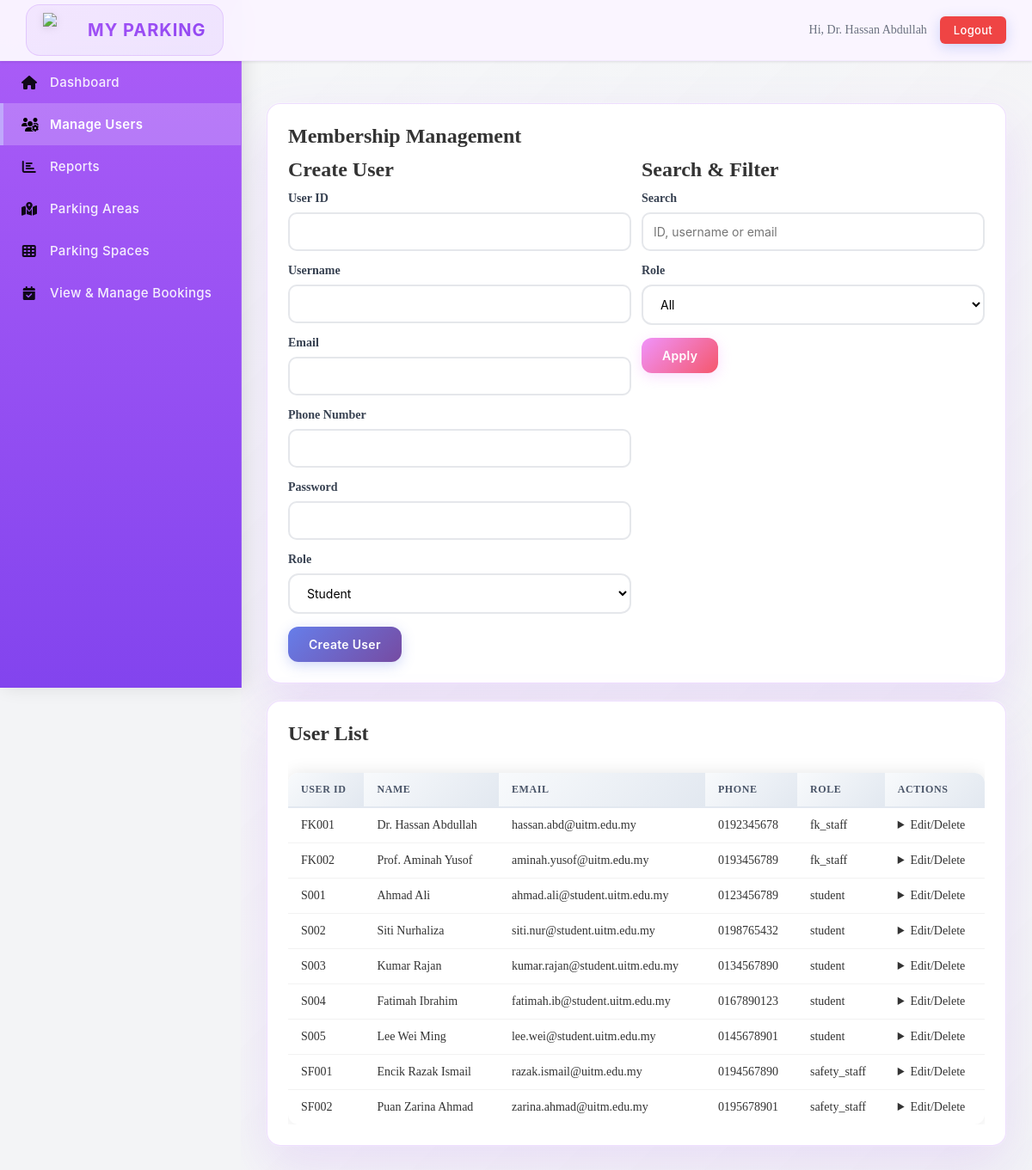
/module01/admin/users.php (signed in), run on the app's committed database.
### tables this page shows
CREATE TABLE User (
    user_ID VARCHAR(10) PRIMARY KEY,
    username VARCHAR(20) NOT NULL,
    email VARCHAR(50) NOT NULL,
    phone_number VARCHAR(20) NULL,
    password VARCHAR(255) NOT NULL,
    user_type VARCHAR(20) NOT NULL,
    created_at DATETIME NOT NULL DEFAULT CURRENT_TIMESTAMP,
    updated_at DATETIME NOT NULL DEFAULT CURRENT_TIMESTAMP ON UPDATE CURRENT_TIMESTAMP
);

### module01/auth.php (called while the page is built, shortened)
<?php
function appUrl($path) {
    return APP_BASE_PATH . '/module01' . $path;
}
function currentUser() {
    return [
        'user_id' => $_SESSION['user_id'] ?? null,
        'username' => $_SESSION['username'] ?? null,
        'email' => $_SESSION['email'] ?? null,
        'user_type' => $_SESSION['user_type'] ?? null,
    ];
}
?>

### database/db_config.php (called while the page is built, shortened)
<?php
function getDB() {
    try {
        $dsn = "mysql:host=" . DB_HOST . ";dbname=" . DB_NAME . ";charset=utf8mb4";
        $pdo = new PDO($dsn, DB_USER, DB_PASS);
        $pdo->setAttribute(PDO::ATTR_ERRMODE, PDO::ERRMODE_EXCEPTION);
        $pdo->setAttribute(PDO::ATTR_DEFAULT_FETCH_MODE, PDO::FETCH_ASSOC);
        return $pdo;
    } catch(PDOException $e) {
        die("Connection failed: " . $e->getMessage());
    }
}
function getUsers(array $filters = []) {
    $db = getDB();
    $sql = "SELECT user_ID, username, email, phone_number, user_type, created_at, updated_at FROM User WHERE 1=1";
    $params = [];
    $sql .= " ORDER BY created_at DESC";
    $stmt = $db->prepare($sql);
    $stmt->execute($params);
    return $stmt->fetchAll();
}
?>

### module01/admin/users.php (the view, shortened to what this page needs)
<?php
require_once __DIR__ . '/../auth.php';
require_once __DIR__ . '/../../layout.php';
require_once __DIR__ . '/../../database/db_config.php';
$filterRole = $_GET['role'] ?? '';
$search = trim($_GET['search'] ?? '');
$users = getUsers([
    'user_type' => $filterRole ?: null,
    'search' => $search ?: null,
]);
renderHeader('Membership Management');
?>
<div class="card">
    <h2>Membership Management</h2>
    <div class="grid">
        <div>
            <h3>Create User</h3>
            <form method="POST" action="<?php echo htmlspecialchars($_SERVER['PHP_SELF']); ?>">
                <label>User ID</label>
                <input type="text" name="user_id" required>
                <label>Username</label>
                <input type="text" name="username" required>
                <label>Email</label>
                <input type="email" name="email" required>
                <label>Phone Number</label>
                <input type="text" name="phone_number">
                <label>Password</label>
                <input type="password" name="password" required>
                <label>Role</label>
                <select name="user_type" required>
                    <option value="student">Student</option>
                </select>
                <button type="submit">Create User</button>
            </form>
        </div>
        <div>
            <h3>Search & Filter</h3>
            <form method="GET" action="<?php echo htmlspecialchars($_SERVER['PHP_SELF']); ?>">
                <label>Search</label>
                <input type="text" name="search" value="<?php echo htmlspecialchars($search); ?>" placeholder="ID, username or email">
                <label>Role</label>
                <select name="role">
                    <option value="">All</option>
                </select>
                <button type="submit" class="secondary">Apply</button>
            </form>
        </div>
    </div>
</div>
<div class="card">
    <h3>User List</h3>
    <div style="overflow-x:auto;">
        <table>
            <thead>
                <tr>
                    <th>User ID</th>
                    <th>Name</th>
                    <th>Email</th>
                    <th>Phone</th>
                    <th>Role</th>
                    <th>Actions</th>
                </tr>
            </thead>
            <tbody>
                <?php foreach ($users as $user): ?>
                    <tr>
                        <td><?php echo htmlspecialchars($user['user_ID']); ?></td>
                        <td><?php echo htmlspecialchars($user['username']); ?></td>
                        <td><?php echo htmlspecialchars($user['email']); ?></td>
                        <td><?php echo htmlspecialchars($user['phone_number']); ?></td>
                        <td><?php echo htmlspecialchars($user['user_type']); ?></td>
                        <td>
                            <details>
                                <summary>Edit/Delete</summary>
                            </details>
                        </td>
                    </tr>
                <?php endforeach; ?>
            </tbody>
        </table>
    </div>
</div>
<?php renderFooter(); ?>

### layout.php (shortened to what this page needs)
<?php
require_once __DIR__ . '/module01/auth.php';
function renderHeader($title = 'MyParking') {
    $user = currentUser();
    $role = $user['user_type'] ?? '';
    $bodyClass = '';
    if ($role === 'student') {
        $bodyClass = 'user-theme';
    } elseif ($role === 'fk_staff') {
        $bodyClass = 'admin-theme';
    } elseif ($role === 'safety_staff') {
        $bodyClass = 'staff-theme';
    }
    $currentPage = basename($_SERVER['PHP_SELF']);
    $currentPath = $_SERVER['REQUEST_URI'];
    function isActive($pageName, $currentPage, $currentPath = '') {
        if ($currentPage === $pageName) {
            return 'active';
        }
        return '';
    }
    ?>
    <!DOCTYPE html>
    <html lang="en">
    <head>
        <link rel="stylesheet" href="https://cdnjs.cloudflare.com/ajax/libs/font-awesome/6.4.2/css/all.min.css">
        <link rel="stylesheet" href="<?php echo APP_BASE_PATH . '/fonts/style.css'; ?>">
    </head>
    <body class="<?php echo htmlspecialchars($bodyClass); ?>">
        <div class="sidebar" id="sidebar">
            <nav class="sidebar-nav">
                <?php if ($role === 'student'): ?>
                    <a href="<?php echo htmlspecialchars(APP_BASE_PATH . '/user.php'); ?>" class="<?php echo isActive('user.php', $currentPage, $currentPath); ?>">
                        <i class="fas fa-home"></i> Dashboard
                    </a>
                    <a href="<?php echo appUrl('/student/main.php'); ?>" class="<?php echo isActive('main.php', $currentPage, $currentPath); ?>">
                        <i class="fas fa-car"></i> Vehicles
                    </a>
                    <a href="<?php echo APP_BASE_PATH . '/module03/student/parking_booking.php'; ?>" class="<?php echo isActive('parking_booking.php', $currentPage, $currentPath); ?>">
                        <i class="fas fa-calendar-check"></i> Parking Booking
                    </a>
                    <a href="<?php echo APP_BASE_PATH . '/module02/student/parkingAvailability.php'; ?>" class="<?php echo isActive('parkingAvailability.php', $currentPage, $currentPath); ?>">
                        <i class="fas fa-chart-bar"></i> Parking Availability
                    </a>
                    <a href="<?php echo APP_BASE_PATH . '/module03/student/my_bookings.php'; ?>" class="<?php echo isActive('my_bookings.php', $currentPage, $currentPath); ?>">
                        <i class="fas fa-clipboard-list"></i> My Bookings
                    </a>
                    <a href="<?php echo APP_BASE_PATH . '/module04/student/my_summons.php'; ?>" class="<?php echo isActive('my_summons.php', $currentPage, $currentPath); ?>">
                        <i class="fas fa-file-invoice"></i> My Summons
                    </a>
                    <a href="<?php echo APP_BASE_PATH . '/module04/student/demerit_points.php'; ?>" class="<?php echo isActive('demerit_points.php', $currentPage, $currentPath); ?>">
                        <i class="fas fa-exclamation-triangle"></i> Demerit Points
                    </a>
                    <a href="<?php echo APP_BASE_PATH . '/module01/student/profile.php'; ?>" class="<?php echo isActive('profile.php', $currentPage, $currentPath); ?>">
                        <i class="fas fa-user-circle"></i> Profile
                    </a>
                <?php elseif ($role === 'fk_staff'): ?>
                    <a href="<?php echo htmlspecialchars(APP_BASE_PATH . '/admin.php'); ?>" class="<?php echo isActive('admin.php', $currentPage, $currentPath); ?>">
                        <i class="fas fa-home"></i> Dashboard
                    </a>
                    <a href="<?php echo appUrl('/admin/users.php'); ?>" class="<?php echo isActive('users.php', $currentPage, $currentPath); ?>">
                        <i class="fas fa-users-cog"></i> Manage Users
                    </a>
                    <a href="<?php echo appUrl('/admin/reports.php'); ?>" class="<?php echo isActive('reports.php', $currentPage, $currentPath); ?>">
                        <i class="fas fa-chart-bar"></i> Reports
                    </a>
                    <a href="<?php echo APP_BASE_PATH . '/module02/admin/manage_parking_areas.php'; ?>" class="<?php echo isActive('manage_parking_areas.php', $currentPage, $currentPath); ?>">
                        <i class="fas fa-map-marked-alt"></i> Parking Areas
                    </a>
                    <a href="<?php echo APP_BASE_PATH . '/module02/admin/manage_parking_spaces.php'; ?>" class="<?php echo isActive('manage_parking_spaces.php', $currentPage, $currentPath); ?>">
                        <i class="fas fa-th"></i> Parking Spaces
                    </a>
                    <a href="<?php echo APP_BASE_PATH . '/module03/admin/manage_bookings.php'; ?>" class="<?php echo isActive('manage_bookings.php', $currentPage, $currentPath); ?>">
                        <i class="fas fa-calendar-check"></i> View & Manage Bookings
                    </a>
                <?php endif; ?>
            </nav>
        </div>
        <div class="top-header">
            <div class="header-left">
                <span class="system-logo">
                    <img src="<?php echo APP_BASE_PATH . '/images/ump.png'; ?>" alt="UMP Logo">
                    MY PARKING
                </span>
            </div>
            <div class="header-right">
                <?php if (!empty($user['username'])): ?>
                    <span class="user-greeting">Hi, <?php echo htmlspecialchars($user['username']); ?></span>
                    <form class="inline" action="<?php echo appUrl('/login.php'); ?>" method="POST" style="display:inline;">
                        <button type="submit" class="header-logout-btn">Logout</button>
                    </form>
                <?php endif; ?>
            </div>
        </div>
        <main class="main-content">
    <?php
}
function renderFooter() {
    ?>
        </main>
    </body>
    </html>
    <?php
}
?>

### data on the page
user: username "Dr. Hassan Abdullah", user_ID "FK001", email "hassan.abd@uitm.edu.my", phone_number "0192345678", user_type "fk_staff"
user: user_ID "FK002", username "Prof. Aminah Yusof", email "aminah.yusof@uitm.edu.my", phone_number "0193456789", user_type "fk_staff"
user: user_ID "S001", username "Ahmad Ali", email "ahmad.ali@student.uitm.edu.my", phone_number "0123456789", user_type "student"
user: user_ID "S002", username "Siti Nurhaliza", email "siti.nur@student.uitm.edu.my", phone_number "0198765432", user_type "student"
user: user_ID "S003", username "Kumar Rajan", email "kumar.rajan@student.uitm.edu.my", phone_number "0134567890", user_type "student"
user: user_ID "S004", username "Fatimah Ibrahim", email "fatimah.ib@student.uitm.edu.my", phone_number "0167890123", user_type "student"
user: user_ID "S005", username "Lee Wei Ming", email "lee.wei@student.uitm.edu.my", phone_number "0145678901", user_type "student"
user: user_ID "SF001", username "Encik Razak Ismail", email "razak.ismail@uitm.edu.my", phone_number "0194567890", user_type "safety_staff"
user: user_ID "SF002", username "Puan Zarina Ahmad", email "zarina.ahmad@uitm.edu.my", phone_number "0195678901", user_type "safety_staff"
